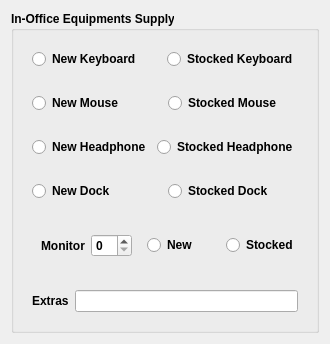
                           <widget class="QWidget" name="InuseInvWidget2" native="true">
                            <layout class="QVBoxLayout" name="verticalLayout_47">
                             <item>
                              <widget class="QGroupBox" name="InuseInvGroupBoxOfficeEquip">
                               <property name="font">
                                <font>
                                 <weight>75</weight>
                                 <bold>true</bold>
                                </font>
                               </property>
                               <property name="styleSheet">
                                <string notr="true"/>
                               </property>
                               <property name="title">
                                <string>In-Office Equipments Supply</string>
                               </property>
                               <layout class="QVBoxLayout" name="verticalLayout_48">
                                <item>
                                 <widget class="QWidget" name="officeKeyboardWidget" native="true">
                                  <layout class="QHBoxLayout" name="horizontalLayout_52">
                                   <item>
                                    <widget class="QRadioButton" name="officeKeyboardRadioNew">
                                     <property name="contextMenuPolicy">
                                      <enum>Qt::DefaultContextMenu</enum>
                                     </property>
                                     <property name="text">
                                      <string>New Keyboard</string>
                                     </property>
                                    </widget>
                                   </item>
                                   <item>
                                    <widget class="QRadioButton" name="officeKeyboardRadioStocked">
                                     <property name="contextMenuPolicy">
                                      <enum>Qt::DefaultContextMenu</enum>
                                     </property>
                                     <property name="text">
                                      <string>Stocked Keyboard</string>
                                     </property>
                                    </widget>
                                   </item>
                                  </layout>
                                 </widget>
                                </item>
                                <item>
                                 <widget class="QWidget" name="officeMouseWidget" native="true">
                                  <layout class="QHBoxLayout" name="horizontalLayout_51">
                                   <item>
                                    <widget class="QRadioButton" name="officeMouseRadioNew">
                                     <property name="text">
                                      <string>New Mouse</string>
                                     </property>
                                    </widget>
                                   </item>
                                   <item>
                                    <widget class="QRadioButton" name="officeMouseRadioStocked">
                                     <property name="text">
                                      <string>Stocked Mouse</string>
                                     </property>
                                    </widget>
                                   </item>
                                  </layout>
                                 </widget>
                                </item>
                                <item>
                                 <widget class="QWidget" name="widget_44" native="true">
                                  <layout class="QHBoxLayout" name="horizontalLayout_50">
                                   <item>
                                    <widget class="QRadioButton" name="officeHeadphoneRadioNew">
                                     <property name="text">
                                      <string>New Headphone</string>
                                     </property>
                                    </widget>
                                   </item>
                                   <item>
                                    <widget class="QRadioButton" name="officeHeadphoneRadioStocked">
                                     <property name="text">
                                      <string>Stocked Headphone</string>
                                     </property>
                                    </widget>
                                   </item>
                                  </layout>
                                 </widget>
                                </item>
                                <item>
                                 <widget class="QWidget" name="widget_19" native="true">
                                  <layout class="QHBoxLayout" name="horizontalLayout_49">
                                   <item>
                                    <widget class="QRadioButton" name="officeDockRadioNew">
                                     <property name="text">
                                      <string>New Dock</string>
                                     </property>
                                    </widget>
                                   </item>
                                   <item>
                                    <widget class="QRadioButton" name="officeDockRadioStocked">
                                     <property name="text">
                                      <string>Stocked Dock</string>
                                     </property>
                                    </widget>
                                   </item>
                                  </layout>
                                 </widget>
                                </item>
                                <item>
                                 <widget class="QWidget" name="widget_55" native="true">
                                  <layout class="QHBoxLayout" name="horizontalLayout_64">
                                   <item>
                                    <widget class="QWidget" name="widget_67" native="true">
                                     <layout class="QHBoxLayout" name="horizontalLayout_53">
                                      <item>
                                       <widget class="QLabel" name="label_21">
                                        <property name="font">
                                         <font>
                                          <weight>75</weight>
                                          <bold>true</bold>
                                         </font>
                                        </property>
                                        <property name="text">
                                         <string>Monitor</string>
                                        </property>
                                       </widget>
                                      </item>
                                      <item>
                                       <widget class="QSpinBox" name="officeEquipMonitorSpin"/>
                                      </item>
                                     </layout>
                                    </widget>
                                   </item>
                                   <item>
                                    <widget class="QRadioButton" name="officeMonitorRadioNew">
                                     <property name="text">
                                      <string>New</string>
                                     </property>
                                    </widget>
                                   </item>
                                   <item>
                                    <widget class="QRadioButton" name="officeMonitorRadioStocked">
                                     <property name="text">
                                      <string>Stocked</string>
                                     </property>
                                    </widget>
                                   </item>
                                  </layout>
                                 </widget>
                                </item>
                                <item>
                                 <widget class="QWidget" name="widget_56" native="true">
                                  <layout class="QHBoxLayout" name="horizontalLayout_54">
                                   <item>
                                    <widget class="QLabel" name="label_20">
                                     <property name="font">
                                      <font>
                                       <weight>75</weight>
                                       <bold>true</bold>
                                      </font>
                                     </property>
                                     <property name="text">
                                      <string>Extras</string>
                                     </property>
                                    </widget>
                                   </item>
                                   <item>
                                    <widget class="QLineEdit" name="extraEquipOffice"/>
                                   </item>
                                  </layout>
                                 </widget>
                                </item>
                               </layout>
                              </widget>
                             </item>
                            </layout>
                           </widget>
